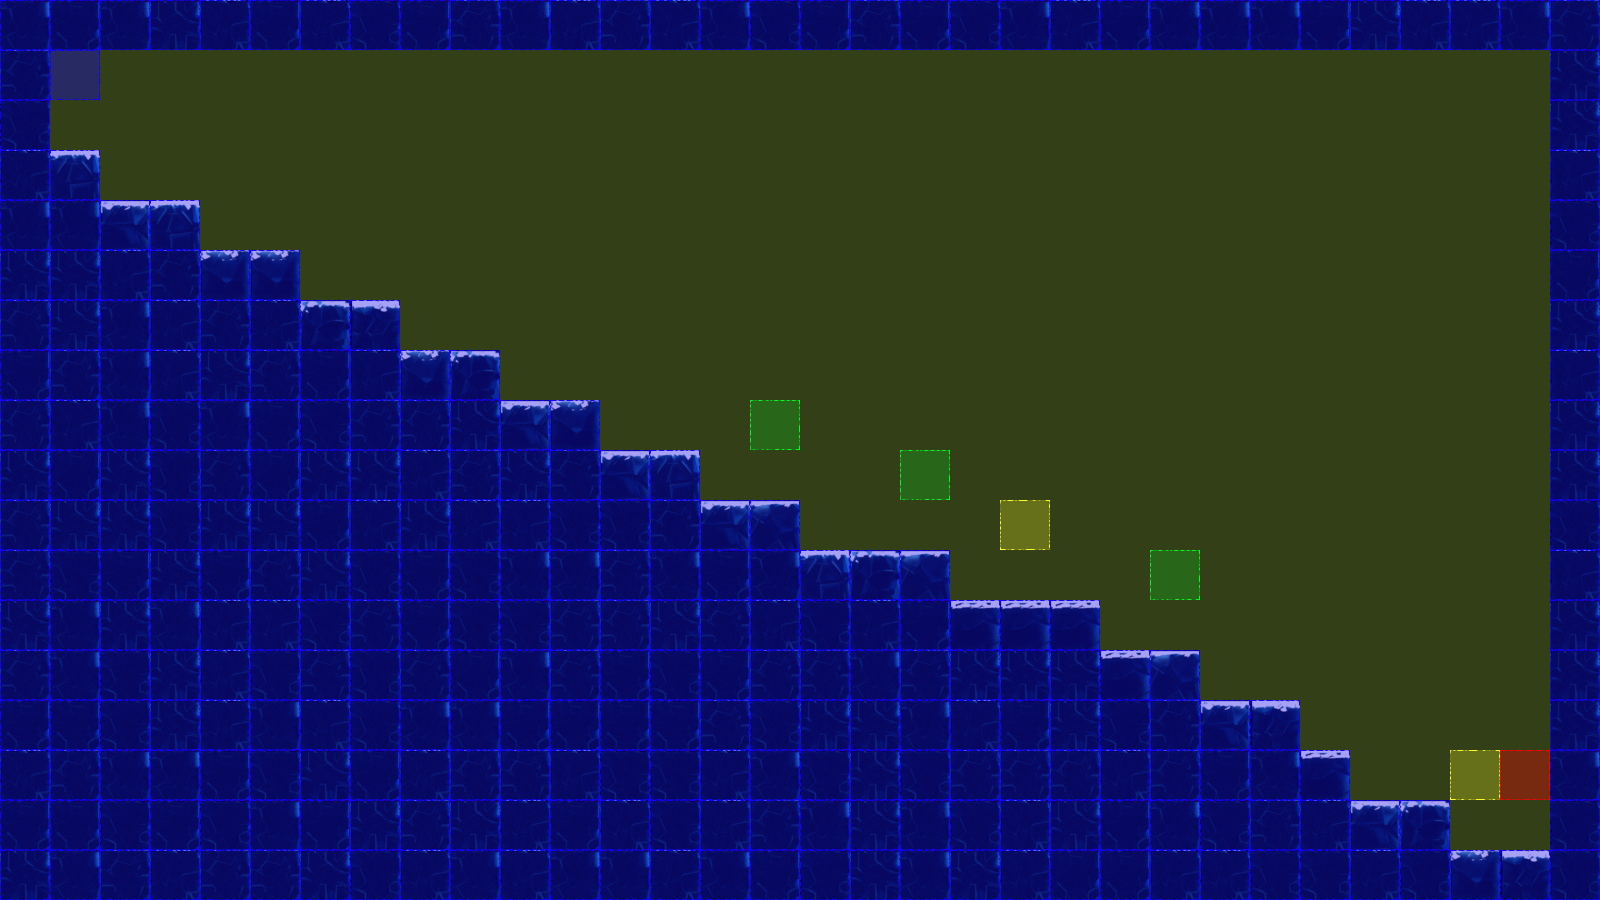

The image is a tile-based game level rendered from a .tmx file. Its description and source (layers, tilesets, objects; grid data summarised) follow:
An orthogonal 32x18 tile map with 50x50 px tiles, 3 tile layers (terrain, collision, event), 2 tilesets.

<map version="1.0" orientation="orthogonal" renderorder="left-up" width="32" height="18" tilewidth="50" tileheight="50" nextobjectid="3">
 <tileset firstgid="1" name="frozenPlainsTile" tilewidth="50" tileheight="50" tilecount="50" columns="10">
  <image source="tiles/iceTile.png" width="500" height="251" />
 </tileset>
 <tileset firstgid="51" name="collisionTile" tilewidth="50" tileheight="50" tilecount="12" columns="3">
  <image source="tiles/collisionTile.png" width="150" height="200" />
 </tileset>
 <layer name="terrain" width="32" height="18">
  <data>[576 cells, 301 non-empty, 13 distinct tile ids]</data>
 </layer>
 <layer name="collision" width="32" height="18">
  <data>[576 cells, 576 non-empty, 2 distinct tile ids]</data>
 </layer>
 <layer name="event" width="32" height="18">
  <data>[576 cells, 7 non-empty, 4 distinct tile ids]</data>
 </layer>
</map>
